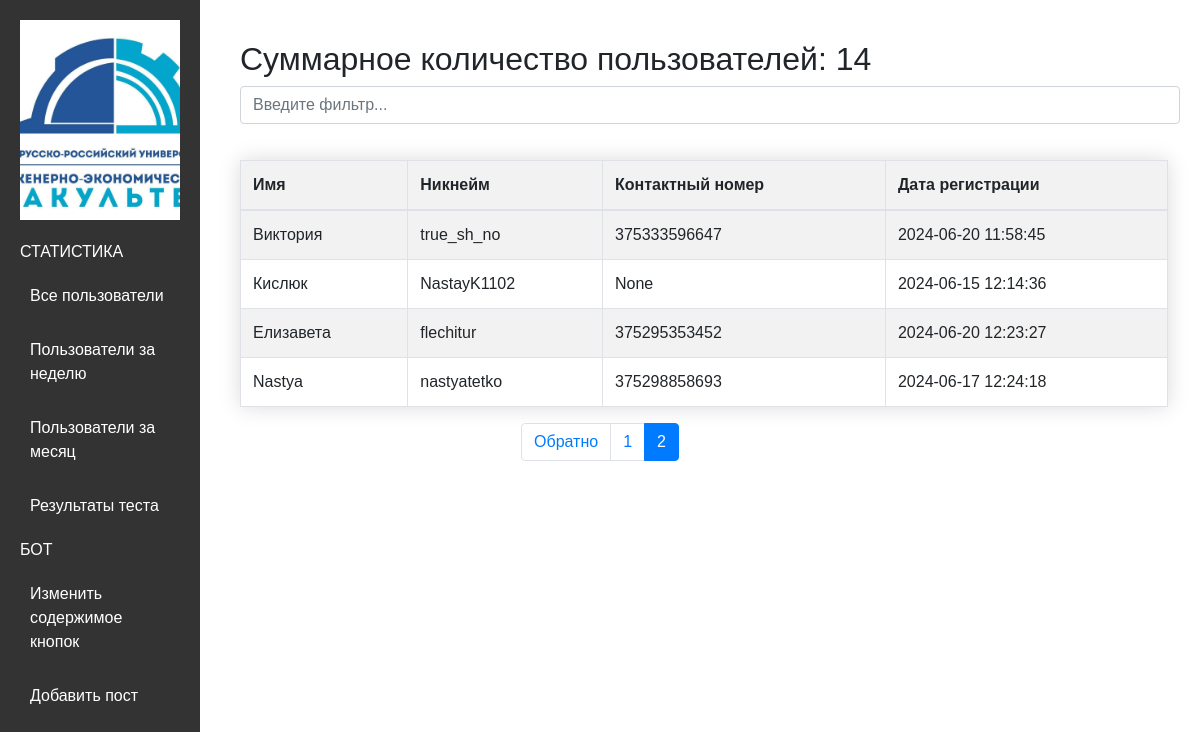
Screenshot of /?page=2 with the database file from the repository.
### tables this page shows
CREATE TABLE "user_info" (
	"id"	INTEGER NOT NULL UNIQUE,
	"user_id"	INTEGER NOT NULL UNIQUE,
	"user_name"	TEXT NOT NULL,
	"user_surname "	TEXT,
	"username"	STRING,
	"created_at"	DATETIME,
	PRIMARY KEY("id" AUTOINCREMENT)
);

CREATE TABLE "contacts" (
	"user_id"	INTEGER NOT NULL UNIQUE,
	"phone_number"	NUMERIC NOT NULL,
	PRIMARY KEY("user_id" AUTOINCREMENT)
);

### app.py (the view)
@app.route("/")
def statistics():
    page = request.args.get('page', 1, type=int)
    per_page = 10
    offset = (page - 1) * per_page
    query = """
        SELECT
            u.user_name AS first_name,
            u.username,
            c.phone_number,
            u.created_at
        FROM user_info u
        LEFT JOIN contacts c ON u.user_id = c.user_id
        LIMIT ? OFFSET ?
    """
    cursor.execute(query, (per_page, offset))
    data = cursor.fetchall()
    total_rows = cursor.execute("SELECT COUNT(*) FROM user_info").fetchone()[0]
    total_pages = (total_rows + per_page - 1) // per_page
    total_users_query = "SELECT COUNT(*) FROM user_info"
    total_users = cursor.execute(total_users_query).fetchone()[0]
    return render_template("statistics/statistics.html", data=data, page=page, total_pages=total_pages, total_users=total_users)

### templates/statistics/statistics.html (shortened to what this page needs)
<!doctype html>
<html lang="en">
  <head>
    <link rel="stylesheet" href="https://maxcdn.bootstrapcdn.com/bootstrap/4.0.0/css/bootstrap.min.css">
    <link rel="stylesheet" href="{{ url_for('static', filename='css/index.css') }}">
</head>
<body>
    {% include 'navigation.html' %}
    <div class="content">
        <h2>Суммарное количество пользователей: <span id="total-users">{{ total_users }}</span></h2>
        <input type="text" id="filter-input" class="form-control mb-3" placeholder="Введите фильтр...">
    </div>
    <table class="table table-striped table-bordered">
        <thead>
            <tr>
                <th>Имя</th>
                <th>Никнейм</th>
                <th>Контактный номер</th>
                <th>Дата регистрации</th>
            </tr>
        </thead>
        <tbody>
            {% for row in data %}
            <tr>
                <td>{{ row[0] }}</td>
                <td>{{ row[1] }}</td>
                <td>{{ row[2] }}</td>
                <td>{{ row[3] }}</td>
            </tr>
            {% endfor %}
        </tbody>
    </table>
        <ul class="pagination justify-content-center">
            {% if page > 1 %}
            <li class="page-item">
                <a class="page-link" href="{{ url_for('statistics', page=page-1) }}">Обратно</a>
            </li>
            {% endif %}
            {% for i in range(1, total_pages+1) %}
            <li class="page-item {% if i == page %}active{% endif %}">
                <a class="page-link" href="{{ url_for('statistics', page=i) }}">{{ i }}</a>
            </li>
            {% endfor %}
        </ul>
</body>
</html>

### static/css/index.css (style rules this page uses)
.content { margin-left: 220px; padding: 20px 0; }
body { font-family: Arial, sans-serif; padding: 20px; }
table { border-collapse: collapse; box-shadow: 0 0 20px rgba(0, 0, 0, 0.15); }
table.table { width: 80%; margin-left: 220px; }
th, td { padding: 12px 15px; text-align: left; border-bottom: 1px solid #ddd; }
th { background-color: #f2f2f2; }

### rows the page displays
user_info: user_name "Виктория", username "true_sh_no", phone_number "375333596647", created_at "2024-06-20 11:58:45"
user_info: user_name "Кислюк", username "NastayK1102", row "None", created_at "2024-06-15 12:14:36"
user_info: user_name "Елизавета", username "flechitur", phone_number "375295353452", created_at "2024-06-20 12:23:27"
user_info: user_name "Nastya", username "nastyatetko", phone_number "375298858693", created_at "2024-06-17 12:24:18"

### other values shown
{{ total_users }} "14"
{{ i }} "1" "2"
